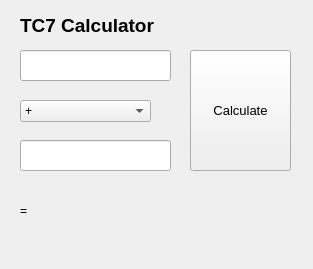
<?xml version="1.0" encoding="UTF-8"?>
<ui version="4.0">
 <class>TC7Calculator</class>
 <widget class="QMainWindow" name="TC7Calculator">
  <property name="geometry">
   <rect>
    <x>0</x>
    <y>0</y>
    <width>313</width>
    <height>269</height>
   </rect>
  </property>
  <property name="windowTitle">
   <string>TC7 Calculator</string>
  </property>
  <widget class="QWidget" name="centralwidget">
   <widget class="QLabel" name="result">
    <property name="geometry">
     <rect>
      <x>50</x>
      <y>190</y>
      <width>231</width>
      <height>51</height>
     </rect>
    </property>
    <property name="font">
     <font>
      <family>Arial</family>
      <pointsize>10</pointsize>
     </font>
    </property>
    <property name="text">
     <string/>
    </property>
    <property name="alignment">
     <set>Qt::AlignLeading|Qt::AlignLeft|Qt::AlignTop</set>
    </property>
   </widget>
   <widget class="QLabel" name="label_2">
    <property name="geometry">
     <rect>
      <x>20</x>
      <y>200</y>
      <width>21</width>
      <height>21</height>
     </rect>
    </property>
    <property name="text">
     <string>=</string>
    </property>
   </widget>
   <widget class="QComboBox" name="methodBox">
    <property name="geometry">
     <rect>
      <x>20</x>
      <y>100</y>
      <width>131</width>
      <height>22</height>
     </rect>
    </property>
    <property name="font">
     <font>
      <family>Arial</family>
     </font>
    </property>
    <item>
     <property name="text">
      <string>+</string>
     </property>
    </item>
    <item>
     <property name="text">
      <string>-</string>
     </property>
    </item>
    <item>
     <property name="text">
      <string>*</string>
     </property>
    </item>
    <item>
     <property name="text">
      <string>/</string>
     </property>
    </item>
    <item>
     <property name="text">
      <string>%</string>
     </property>
    </item>
    <item>
     <property name="text">
      <string>x to yth power</string>
     </property>
    </item>
   </widget>
   <widget class="QLabel" name="label_3">
    <property name="geometry">
     <rect>
      <x>20</x>
      <y>10</y>
      <width>201</width>
      <height>31</height>
     </rect>
    </property>
    <property name="font">
     <font>
      <family>Arial</family>
      <pointsize>14</pointsize>
      <weight>75</weight>
      <bold>true</bold>
     </font>
    </property>
    <property name="text">
     <string>TC7 Calculator</string>
    </property>
   </widget>
   <widget class="QPushButton" name="calc_btn">
    <property name="geometry">
     <rect>
      <x>190</x>
      <y>50</y>
      <width>101</width>
      <height>121</height>
     </rect>
    </property>
    <property name="font">
     <font>
      <family>Arial</family>
      <pointsize>10</pointsize>
     </font>
    </property>
    <property name="text">
     <string>Calculate</string>
    </property>
   </widget>
   <widget class="QLineEdit" name="xnum">
    <property name="geometry">
     <rect>
      <x>20</x>
      <y>50</y>
      <width>151</width>
      <height>31</height>
     </rect>
    </property>
    <property name="font">
     <font>
      <family>Arial</family>
      <pointsize>10</pointsize>
     </font>
    </property>
   </widget>
   <widget class="QLineEdit" name="ynum">
    <property name="geometry">
     <rect>
      <x>20</x>
      <y>140</y>
      <width>151</width>
      <height>31</height>
     </rect>
    </property>
    <property name="font">
     <font>
      <family>Arial</family>
      <pointsize>10</pointsize>
     </font>
    </property>
   </widget>
  </widget>
 </widget>
 <resources/>
 <connections/>
</ui>
